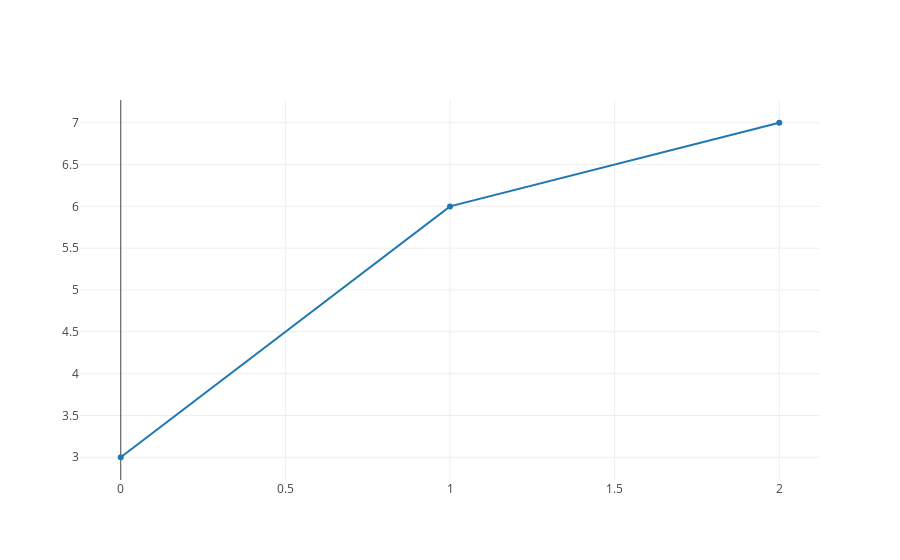
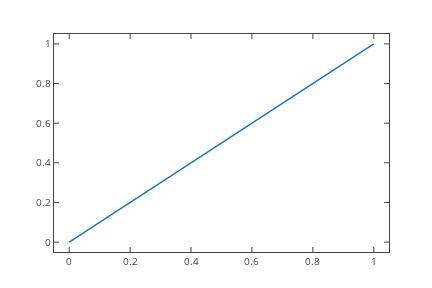

The cell these charts' notebook holds for them, in order:
### Code cell
init_notebook_mode(connected=True) #initiating

iplot([{"x": [0, 1, 2], "y": [3, 6, 7]}]) #points plotting


fig = plt.Figure()
ax = fig.gca()
x = np.linspace(0, 1, 10) #start, end, evenly spaced numbers
y = abs(x) #makes all array values positive

#need to figure out what this stuff does
ax.plot(x,y) 
canvas = FigureCanvas(fig)
plotly_fig = tls.mpl_to_plotly(fig)

py.iplot(plotly_fig) #plots the thing

### Figure 1 — Plotly figure (JSON) as saved in the notebook; plotly's stock layout.template omitted (floating-point values rounded to 4 significant figures)
{"data": [{"x": [0, 1, 2], "y": [3, 6, 7]}], "layout": {}}

### Figure 2 — Plotly figure (JSON) as saved in the notebook; plotly's stock layout.template omitted (floating-point values rounded to 4 significant figures)
{"data": [{"line": {"color": "rgba (31, 119, 180, 1)", "dash": "solid", "width": 1.5}, "mode": "lines", "name": "_line0", "type": "scatter", "x": [0, 0.1111, 0.2222, 0.3333, 0.4444, 0.5556, 0.6667, 0.7778, 0.8889, 1], "xaxis": "x1", "y": [0, 0.1111, 0.2222, 0.3333, 0.4444, 0.5556, 0.6667, 0.7778, 0.8889, 1], "yaxis": "y1"}], "layout": {"autosize": false, "height": 288, "hovermode": "closest", "margin": {"b": 36, "l": 54, "pad": 0, "r": 43, "t": 34}, "showlegend": false, "width": 432, "xaxis1": {"anchor": "y1", "domain": [0, 1], "mirror": "ticks", "nticks": 8, "range": [-0.05, 1.05], "showgrid": false, "showline": true, "side": "bottom", "tickfont": {"size": 10}, "ticks": "inside", "type": "linear", "zeroline": false}, "yaxis1": {"anchor": "x1", "domain": [0, 1], "mirror": "ticks", "nticks": 8, "range": [-0.05, 1.05], "showgrid": false, "showline": true, "side": "left", "tickfont": {"size": 10}, "ticks": "inside", "type": "linear", "zeroline": false}}}
